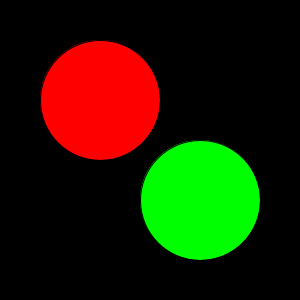
Frame 1 (no input)
Frame 60 (the mouse pressed at the canvas centre just before this capture): identical to frame 1, image omitted
Frame 120 (the mouse held since frame 60 and released just before this capture): identical to frame 1, image omitted

The Processing sketch that drew this single still picture (run headless with seeded random() and noise(); from frame 60 on, the mouse is pressed at the canvas centre):

// Processing sketch: ex11_extend_02_a
// ── ex11_extend_02_a.pde
// 매개변수의 개수가 다른 함수 오버로딩

void setup() {
  size(300, 300);
}

void draw() {
  background(0);
  display(100, 100);
  display(200, 200, 120);
}

void display(int x, int y) {
  fill(255, 0, 0);
  ellipse(x, y, 120, 120);
}

void display(int x, int y, int d) {
  fill(0, 255, 0);
  ellipse(x, y, d, d);
}
